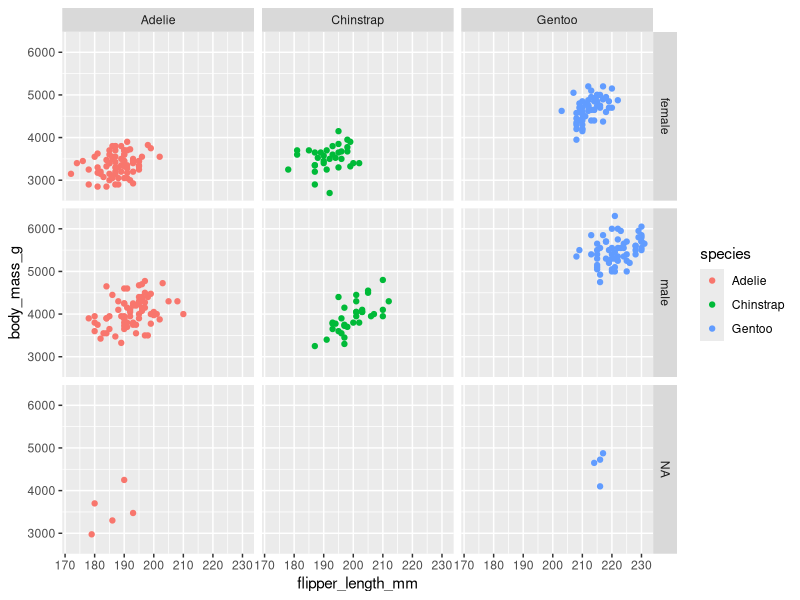

Source code (R):
## ---- chunk 1
knitr::opts_chunk$set(echo = TRUE)
## ---- chunk 2
#example code block...
## ---- chunk 3
library(tidyverse)
library(ggplot2)
library(palmerpenguins)
## ---- chunk 4
ggplot(data=penguins)+
  geom_point(mapping=aes(x=flipper_length_mm,y=body_mass_g, color = species)) + 
  facet_grid(sex~species)
